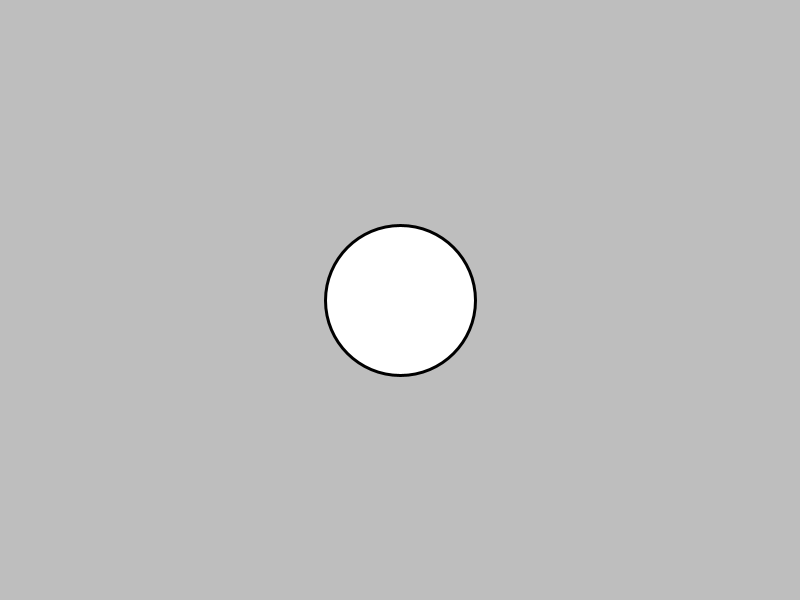
Frame 1 (no input)
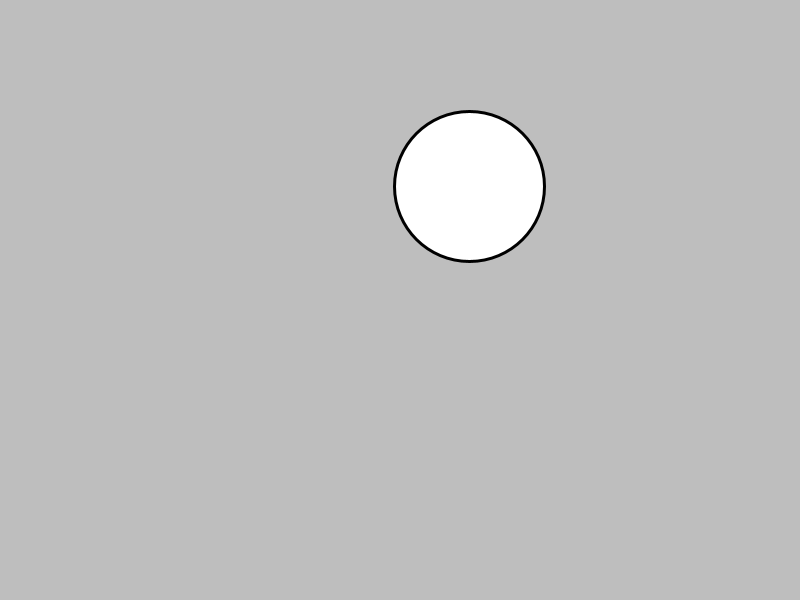
Frame 60 (the mouse pressed at the canvas centre just before this capture)
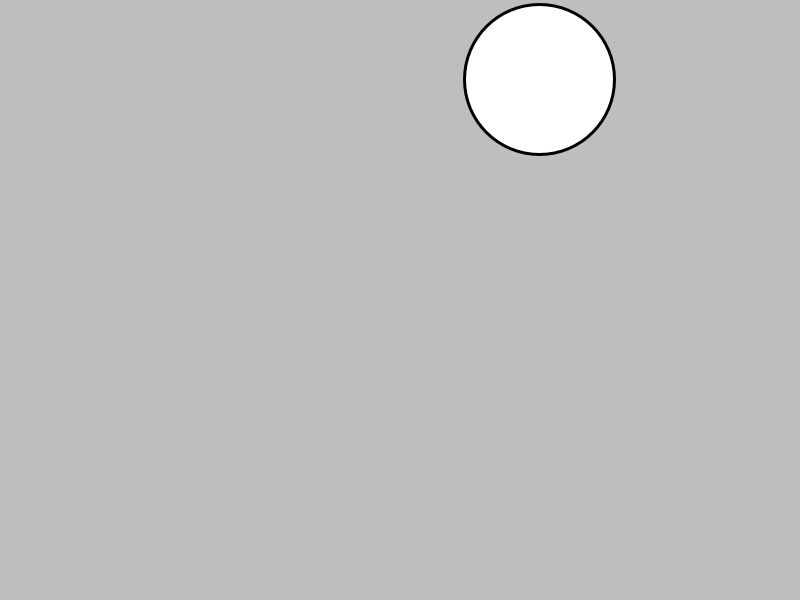
Frame 120 (the mouse held since frame 60 and released just before this capture)

The Processing sketch that drew these frames (run headless with seeded random() and noise(); from frame 60 on, the mouse is pressed at the canvas centre):

// Processing sketch: prova2014_5
// ── prova2014_5.pde
float posX, posY, spdX, spdY;

void setup(){
  size(800,600);
  strokeWeight(3);
  posX = width/2;
  posY = height/2;
  spdX = 4*random(-1,1);
  spdY = 4*random(-1,1);
}

void draw(){
  background(190);
  
  ellipse(posX,posY,150,150);

  
  if (posX+spdX > width-75 || posX+spdX < 75)
    spdX *= -1;
  if (posY+spdY > height-75 || posY+spdY < 75)
    spdY *= -1;
  posX += spdX;
  posY += spdY;

}
